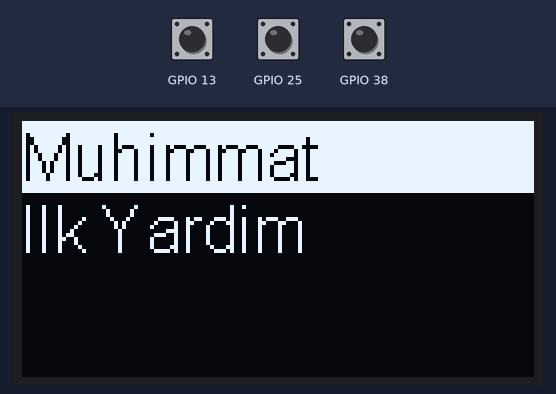
Bench run of a sketch on a simulated ESP8266 (NodeMCU). Parts: 128×64 one-colour display. Inputs (shaded band) come from the test bench; at power-on: GPIO 25 HIGH, GPIO 13 HIGH, GPIO 38 HIGH.

Above: at 1.2 s.
1.3 s: GPIO 25 pulled LOW for 0.15 s
At 2.5 s:
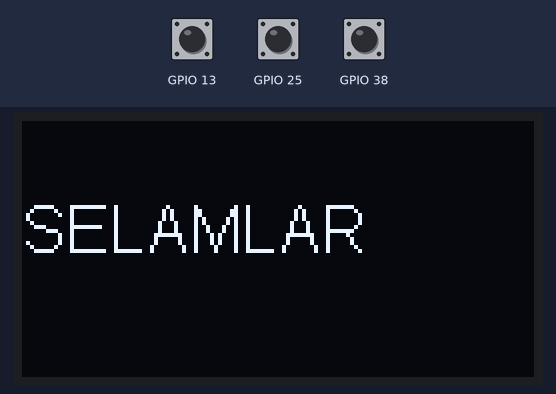
2.9 s: GPIO 13 pulled LOW for 0.15 s
At 3.7 s:
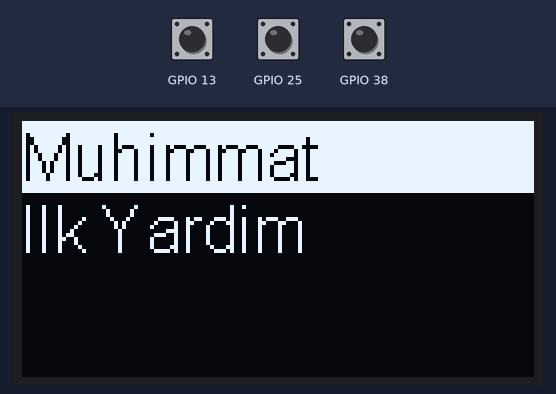
4.5 s: GPIO 38 pulled LOW for 1 s
At 6.1 s:
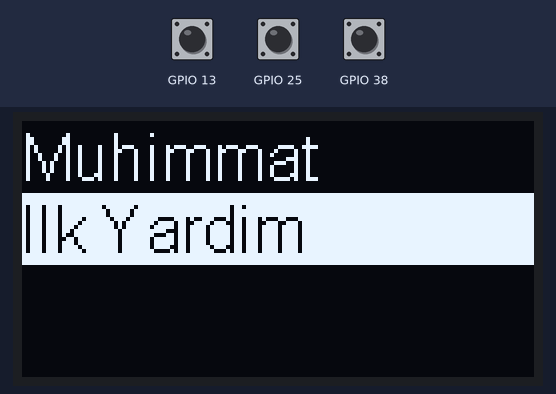
7.0 s: GPIO 25 pulled LOW for 1 s
At 8.2 s:
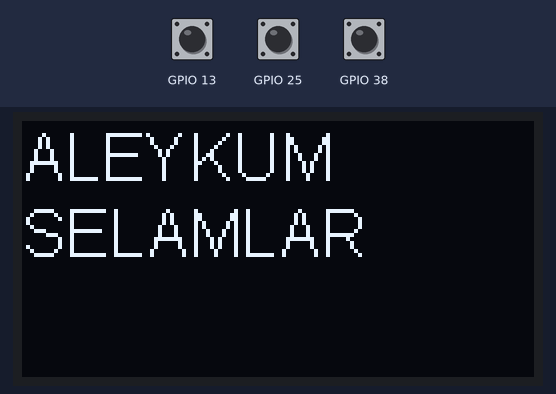
9.5 s: GPIO 13 pulled LOW for 1 s
At 10.0 s:
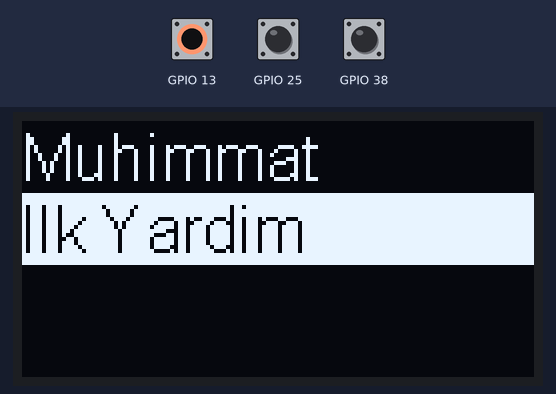
Timing chart, 0 to 12.5 s (numbered marks = the images above; inputs shaded):
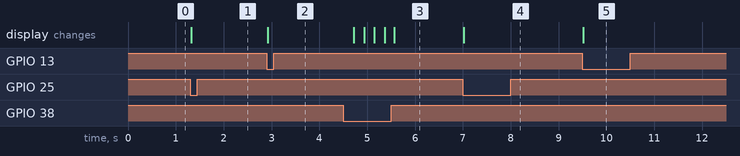

The sketch:

button.ino
```cpp
  #include <Arduino.h>
  #include "SSD1306Wire.h"
  #define I2C_SDA 21                           // OLED PIN
  #define I2C_SCL 22                           // OLED PIN
  SSD1306Wire display(0x3c, I2C_SDA, I2C_SCL); // Ekran Tanımlama      // OLED ekran için kütüphane

int selected = 0;
int entered = -1;                      // OLED PIN


struct Button {
    const uint8_t PIN;
    uint32_t numberKeyPresses;
    bool pressed;
};

Button button1 = {13, 0, false};
Button button2 = {25, 0, false};
Button button3 = {38, 0, false};


void IRAM_ATTR isr(void* arg) {
    Button* s = static_cast<Button*>(arg);
    s->numberKeyPresses += 1;
    s->pressed = true;
}


void setup() {
    pinMode(button1.PIN, INPUT_PULLUP);
    pinMode(button2.PIN, INPUT_PULLUP);
    pinMode(button3.PIN, INPUT_PULLUP);

    Serial.begin(115200);
    display.init();
    display.flipScreenVertically();
    display.setFont(ArialMT_Plain_10);
    display.setTextAlignment(TEXT_ALIGN_LEFT);
}


void loop() {

  displaymenu();
}


void displaymenu(void) {

  int down = digitalRead(38);
  int enter = digitalRead(25);
  int back = digitalRead(13);

  if (down == LOW) {
    selected = selected + 1;//0
    if(selected == 2 ){
      selected = 0;
    }
    delay(200);

  };
  if (enter == LOW) {
    entered = selected;
  };
  if (back == LOW) {
    entered = -1;
  };
  const char *options[2] = {
    "Muhimmat",
    "Ilk Yardim"
  };

  if (entered == -1) {
    display.clear();
    display.setTextAlignment(TEXT_ALIGN_LEFT);
    display.setFont(ArialMT_Plain_16);
    int setCursorCounter=0; // Menülerin alt alta sıralanması için
    //display.setCursor(0, 0);
    //display.drawString(F("Dsn menu test"));
    //display.drawString("");

    for (int i = 0; i < 2; i++) {
      if (i == selected) {//
      display.setTextAlignment(TEXT_ALIGN_LEFT);
      display.setFont(ArialMT_Plain_16);
      display.setColor(INVERSE);
      display.fillRect(0, setCursorCounter, 128, 18);
      display.drawString(0, setCursorCounter,options[i]);
      } else if (i != selected) {
      display.setTextAlignment(TEXT_ALIGN_LEFT);
      display.setFont(ArialMT_Plain_16);
      display.setColor(WHITE);
      display.drawString(0, setCursorCounter,options[i]);
      }
      setCursorCounter = setCursorCounter +18 ;
    }


    //Muhimmat Kodları Buraya Gelecek
  } else if (entered == 0) {
    display.clear();
    display.setTextAlignment(TEXT_ALIGN_LEFT);
    display.setFont(ArialMT_Plain_16);
    display.drawString(0, 18,"SELAMLAR");

  }
  //Ilk Yardım Kodları Buraya Gelecek
  else if (entered == 1) {
    display.clear();
    display.setTextAlignment(TEXT_ALIGN_LEFT);
    display.setFont(ArialMT_Plain_16);
    display.drawStringMaxWidth(0, 0, 128,"ALEYKUM SELAMLAR");
  }

  display.display();
}
```

Measured:
- after the input at 1.3 s, the display: changes at once (image 1)
- after the input at 2.9 s, the display: changes at once (image 2)
- after the input at 4.5 s, the display: changes after 0.22 s (image 3)
- after the input at 7.0 s, the display: changes at once (image 4)
- after the input at 9.5 s, the display: changes at once (image 5)
